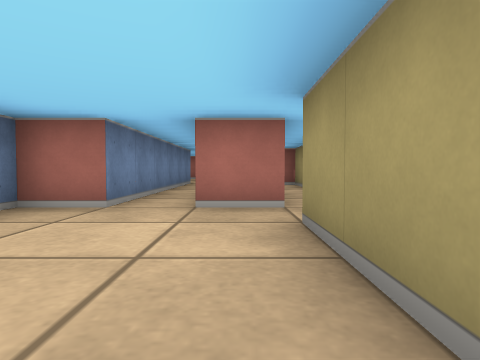
[1] (above)

13 first-person views from a walk through a cub3D ray-caster map. The camera is about half as high as the walls, tilts 2° down and sees 75° across. The floor is counted in squares. Each view is taken from the middle of a square. On the plan, view 1 faces up. The plan holds only what a view shows up to about 9 squares ahead; the rest is blank.

[2]
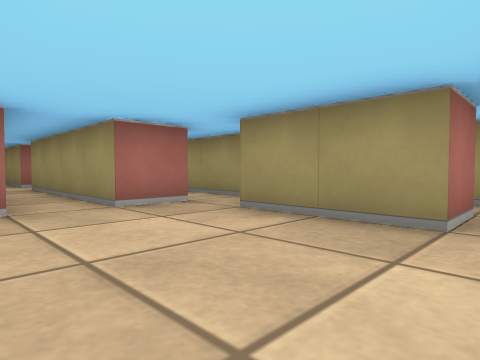

[3]
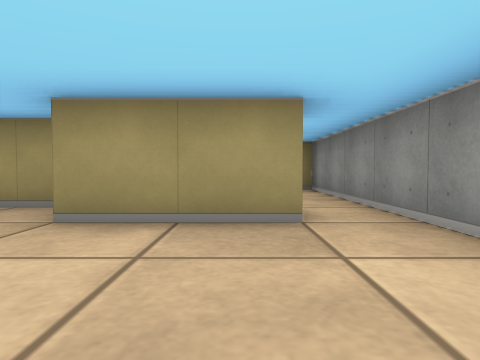

[4]
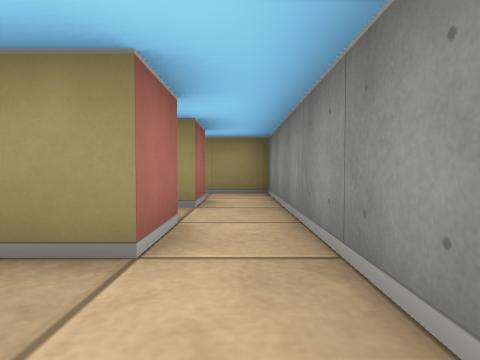

[5]
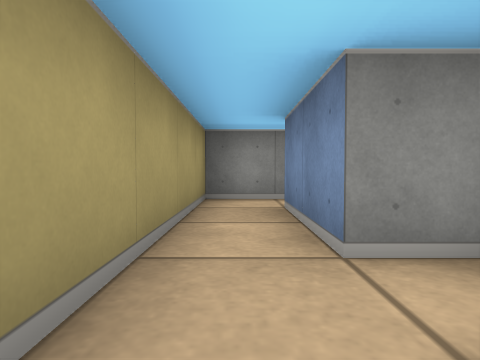

[6]
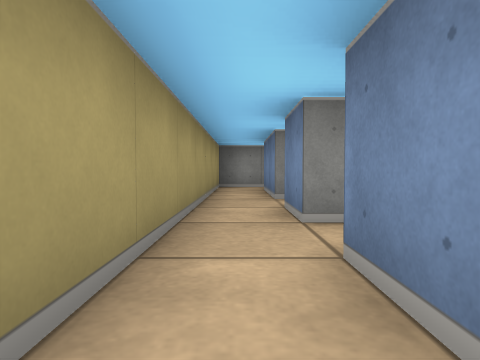

[7]
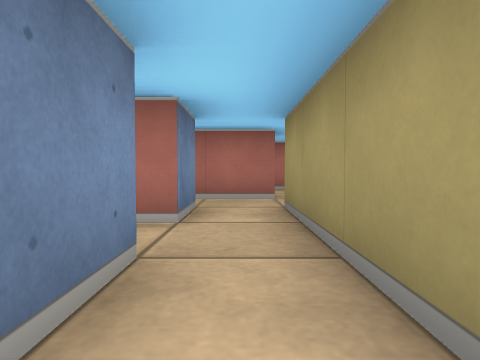

[8]
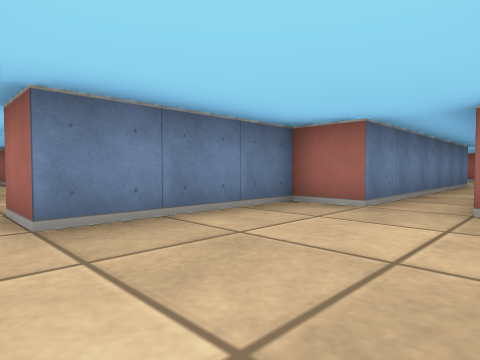

[9]
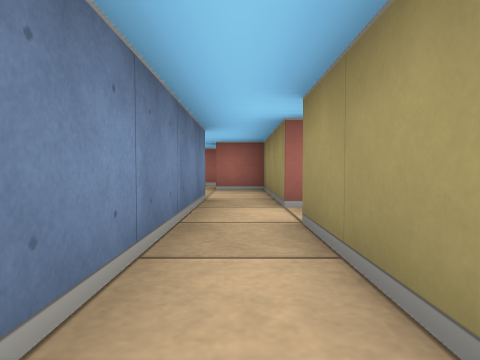

[10]
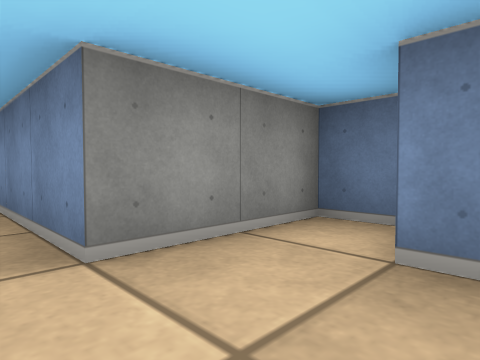

[11]
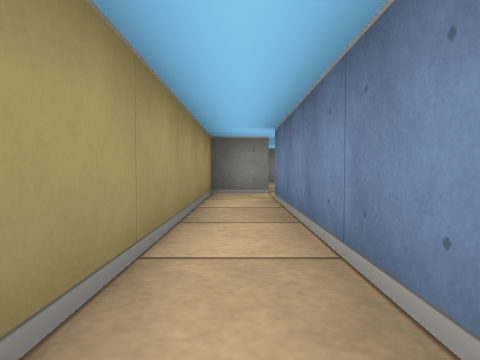

[12]
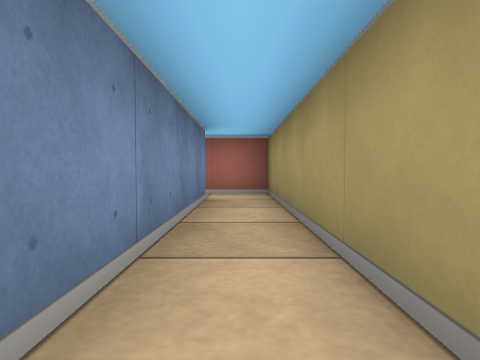

[13]
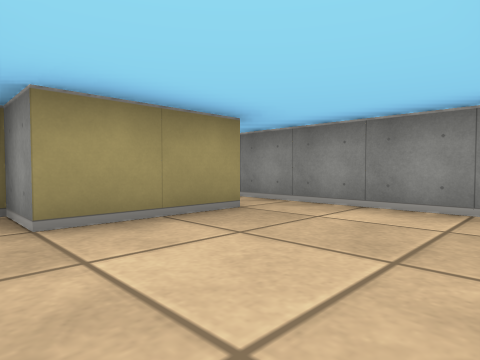

### Floor plan
Points are (right, up) in squares from view 1. A wall is a line through its corners. A room is listed if a view was taken in it or the views show most of it. See-through windows are left out.
Room 1 (views 1, 2, 3, 4, 8, 9, 13)
walls: (0.5, 3.5) (-0.5, 3.5) (-0.5, 7.5); (-1.6, -0.5) (1.6, -0.5); (1.6, 0.5) (0.5, 0.5) (0.5, 2.5); (-1.5, 8.5) (-1.5, 3.5) (-2.5, 3.5) (-2.5, 0.5)
ways out: opening at (-1, 9) to room 4; opening at (0, 8) to room 5; opening at (1, 3) to room 5; opening at (1, 0) to room 6; opening at (-3, 0)
Room 2 (views 5, 6)
walls: (3.5, 6.5) (3.5, 5.5) (3.1, 5.5); (3.5, 4.5) (3.5, 3.5); (4.5, 7.5) (3.2, 7.5); (4.5, 3.5) (4.5, 6.5)
ways out: opening at (4, 4) to room 3; opening at (5, 8)
Room 3 (view 7)
walls: (2.8, 2.5) (3.5, 2.5) (3.5, 0.5); (4.5, 0.5) (4.5, 3.5)
ways out: opening at (4, 4) to room 2; opening at (4, 1) to room 6
Room 4 (view 10)
walls: (-3.5, 10.2) (-3.5, 9.5) (-1.5, 9.5) (-1.5, 8.5); (-0.5, 8.5) (-0.5, 11.5) (-1.5, 11.5)
ways out: opening at (-1, 9) to room 1; opening at (-2, 13)
Room 5 (views 11, 12)
walls: (0.5, 7.5) (0.5, 3.5); (0.5, 2.5) (1.5, 2.5) (1.5, 8.5) (-0.5, 8.5)
ways out: opening at (0, 8) to room 1; opening at (1, 3) to room 1
Room 6 (no view inside)
walls: (3.5, 0.5) (2.5, 0.5); (1.6, -0.5) (4.5, -0.5) (4.5, 0.5)
ways out: opening at (1, 0) to room 1; opening at (4, 1) to room 3

Where each view was taken, in squares from view 1:
view 1: 0 up, 0 right, facing up
view 2: 0 up, 2 left, facing up-right
view 3: 1 up, 2 left, facing right
view 4: 0 up, 1 left, facing right
view 5: 4 up, 4 right, facing down
view 6: 7 up, 4 right, facing down
view 7: 3 up, 4 right, facing up
view 8: 0 up, 0 right, facing up-left
view 9: 5 up, 1 left, facing up
view 10: 11 up, 1 left, facing down-left
view 11: 8 up, 1 right, facing down
view 12: 3 up, 1 right, facing up
view 13: 3 up, 2 left, facing down-right
